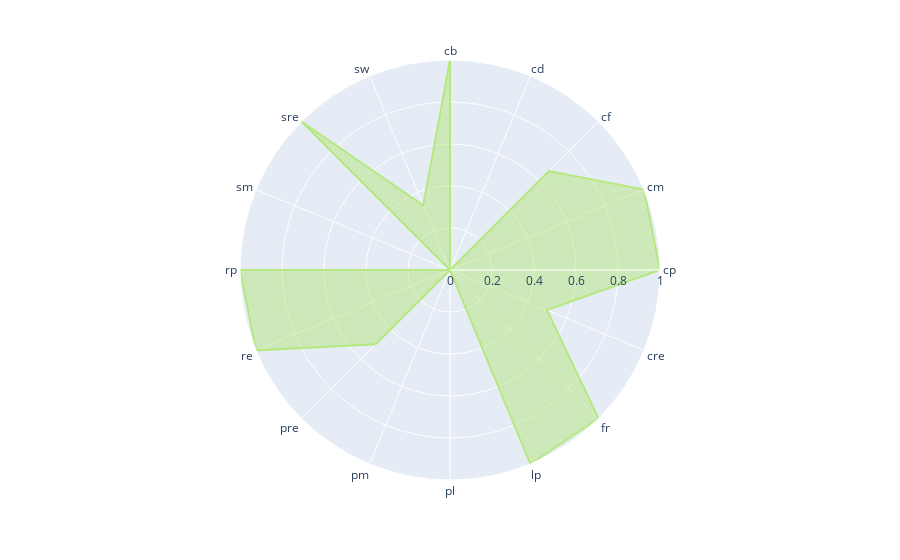

The code cell stored with this chart in its notebook:
### Markdown cell above
#### Plot as Radar Plot (Trying out plotly first)

### Code cell
import plotly.express as px
import plotly.graph_objects as go
from plotly.subplots import make_subplots
# fig.write_image("Final_Eval/versatility_polar.pdf")

# fig = px.line_polar(df_vers_plot[df_vers_plot["Algorithm"] == "EMD"], r='Versatility', theta='Change Pattern', line_close=True)

# df_vers_plot_copy = df_vers_plot.copy()
# df_vers_plot["Versatility"].fillna(0, inplace=True) # nan values will be displayed as 0

plotly_default_colors = ['#636EFA', '#EF553B', '#00CC96', '#AB63FA', '#FFA15A', '#19D3F3', '#FF6692', '#B6E880', '#FF97FF', '#FECB52']
fill_colors = {
    name: plotly_default_colors[idx]
    for idx,name in enumerate(df_vers_plot["Algorithm"].unique())
}

# ALL RADAR CHARTS IN ONE PLOT, I DONT LIKE THE LAYOUT THOUGH :/
# fig = make_subplots(rows=2, cols=4, specs=[[{'type': 'polar'}]*4]*2, subplot_titles=df_vers_plot["Algorithm"].unique())#, start_cell="bottom-left")
# for idx, (alg, dataframe) in enumerate(df_vers_plot.groupby(by="Algorithm")):
#     sub_df = df_vers_plot[df_vers_plot["Algorithm"] == alg]
#     fig.add_trace(go.Scatterpolar(
#         name = alg,
#         r=sub_df['Versatility'].values,
#         theta=sub_df['Change Pattern'].values,
#         fillcolor=fill_colors[alg],
#         line={'color': fill_colors[alg]}
#     ), row=idx//4+1, col=idx%4+1 )
# fig.update_traces(fill='toself')

# ALL APPROACHES IN THE SAME RADAR CHART - NOT SO READABLE
# fig = go.Figure()
# for alg, dataframe in df_vers_plot.groupby(by="Algorithm"):
#     fig.add_trace(go.Scatterpolar(
#       r = dataframe["Versatility"],
#       theta = dataframe["Change Pattern"],
#       fill = 'toself',
#       name = alg
# ))

# 1 RADAR CHART PER APPROACH - SEPERATE PLOTS - This is my favorite; We can make a nice layout in latex
for alg, dataframe in df_vers_plot.groupby(by="Algorithm"):
    fig = px.line_polar(
        df_vers_plot[df_vers_plot["Algorithm"] == alg],
        r='Versatility',
        theta='Change Pattern',
        line_close=True,
        color='Algorithm',
        color_discrete_map=fill_colors,
        title=None# alg, # Set this to alg if we want the title, I was planning on setting the title in latex
    )
    fig.update_layout(showlegend=False, title_x=0.5) # Disable legend (as we have only one algorithm per plot) and center title (if present)
    fig.update_traces(fill='toself')

    if not os.path.exists("Final_Eval/Versatility/Radar_Charts"):
        os.makedirs("Final_Eval/Versatility/Radar_Charts")
    fig.write_image(f"Final_Eval/Versatility/Radar_Charts/radar_chart_{alg.replace(' ','_')}.pdf", format="pdf")



# fig.update_layout(
#   polar=dict(
#     radialaxis=dict(
#       visible=True,
#       range=[0, 5]
#     )),
#   showlegend=False
# )

fig.show()

### Figure 1 — Plotly figure (JSON) as saved in the notebook; plotly's stock layout.template omitted (floating-point values rounded to 4 significant figures)
{"data": [{"fill": "toself", "hovertemplate": "Algorithm=Window Count<br>Versatility=%{r}<br>Change Pattern=%{theta}<extra></extra>", "legendgroup": "Window Count", "line": {"color": "#B6E880", "dash": "solid"}, "marker": {"symbol": "circle"}, "mode": "lines", "name": "Window Count", "r": [1, 0, 0.6667, 1, 1, 0.5, 1, 1, 0, 0, 0.5, 1, 1, 0, 1, 0.3333, 1], "showlegend": true, "subplot": "polar", "theta": ["cb", "cd", "cf", "cm", "cp", "cre", "fr", "lp", "pl", "pm", "pre", "re", "rp", "sm", "sre", "sw", "cb"], "type": "scatterpolar"}], "layout": {"legend": {"title": {"text": "Algorithm"}, "tracegroupgap": 0}, "margin": {"t": 60}, "polar": {"angularaxis": {"direction": "clockwise", "rotation": 90}, "domain": {"x": [0, 1], "y": [0, 1]}}, "showlegend": false, "title": {"x": 0.5}}}
